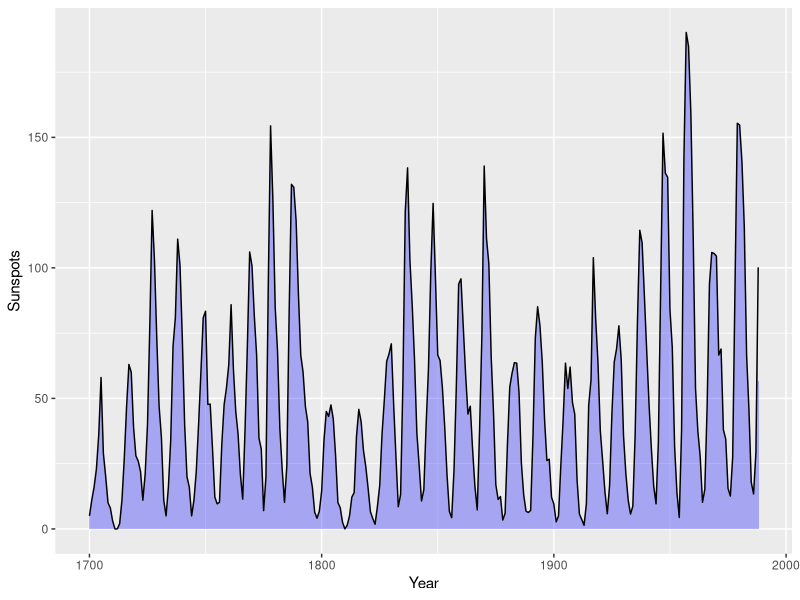
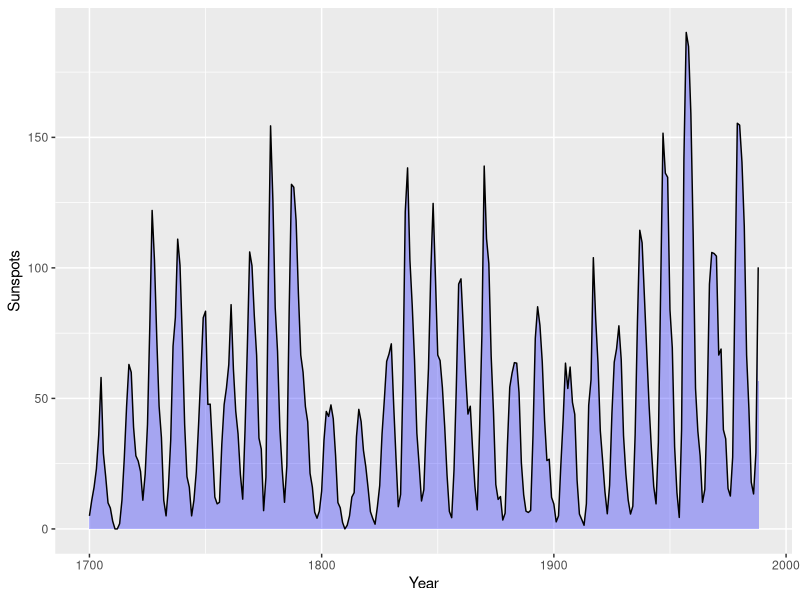

Here is the R script that generated these plots, in order:
library(ggplot2)
# convert sunspot.year into dataframe
sunspotyear <- data.frame(
  Year = as.numeric(time(sunspot.year)),
  Sunspots = as.numeric(sunspot.year)
)

# using geom_area() for area plot
ggplot(sunspotyear, aes(x=Year, y=Sunspots)) + 
  geom_area(color='black', fill='blue', alpha=.3)

# outline the area using geom_line()
ggplot(sunspotyear, aes(x=Year, y=Sunspots)) + 
  geom_area(fill='blue', alpha=.3) +
  geom_line(color='black')
